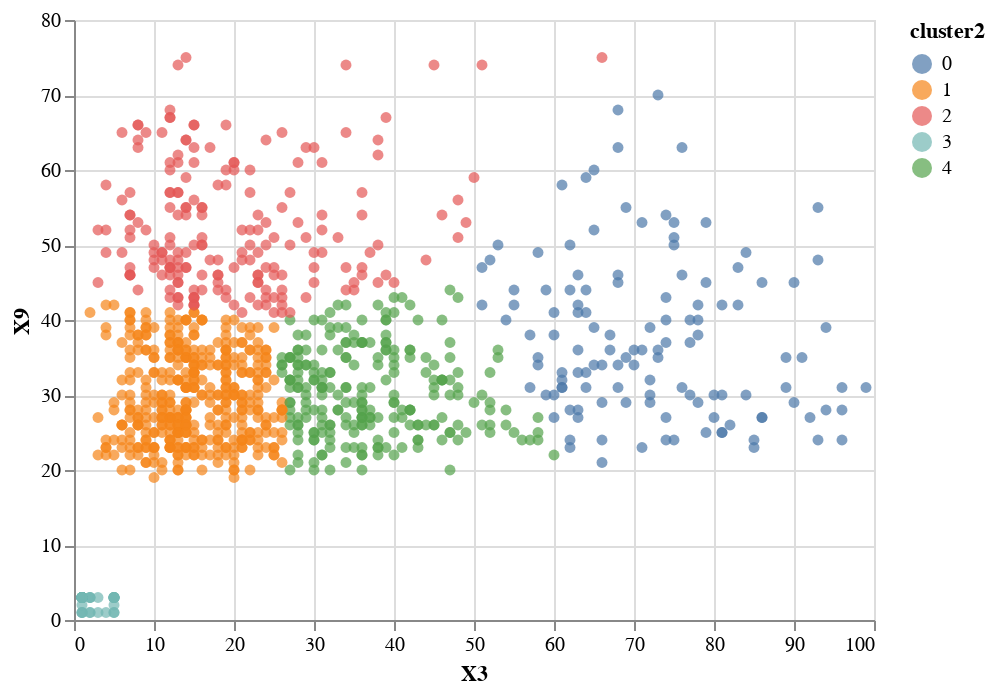

Notebook cell for this chart:
### Markdown cell above
Plot the scatter plot with the altair package

### Code cell
scatter_plot = alt.Chart(df).mark_circle()
scatter_plot.encode(x='X3', y='X9',color='cluster2:N', tooltip=['X3', 'X9']).interactive()

### Figure 1 — Vega-Lite specification as saved in the notebook (floating-point values rounded to 4 significant figures; data arrays with more than 128 entries replaced by an {"elided": "..."} marker saying what was removed)
{"config": {"view": {"continuousWidth": 400, "continuousHeight": 300}}, "data": {"name": "data-447ca61a9e963a25679cf8db520620c7"}, "mark": "circle", "encoding": {"color": {"type": "nominal", "field": "cluster2"}, "tooltip": [{"type": "quantitative", "field": "X3"}, {"type": "quantitative", "field": "X9"}], "x": {"type": "quantitative", "field": "X3"}, "y": {"type": "quantitative", "field": "X9"}}, "selection": {"selector009": {"type": "interval", "bind": "scales", "encodings": ["x", "y"]}}, "$schema": "https://vega.github.io/schema/vega-lite/v4.8.1.json", "datasets": {"data-447ca61a9e963a25679cf8db520620c7": {"elided": "1000 records"}}}
